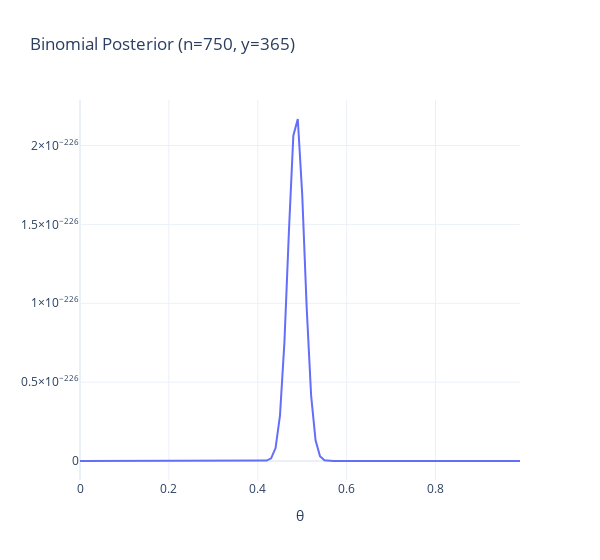

This figure's notebook cell:
### Markdown cell above
Now consider a whopping **750 births, with 365 girls**.

### Code cell
binomial_posterior(n=750, y=365)
